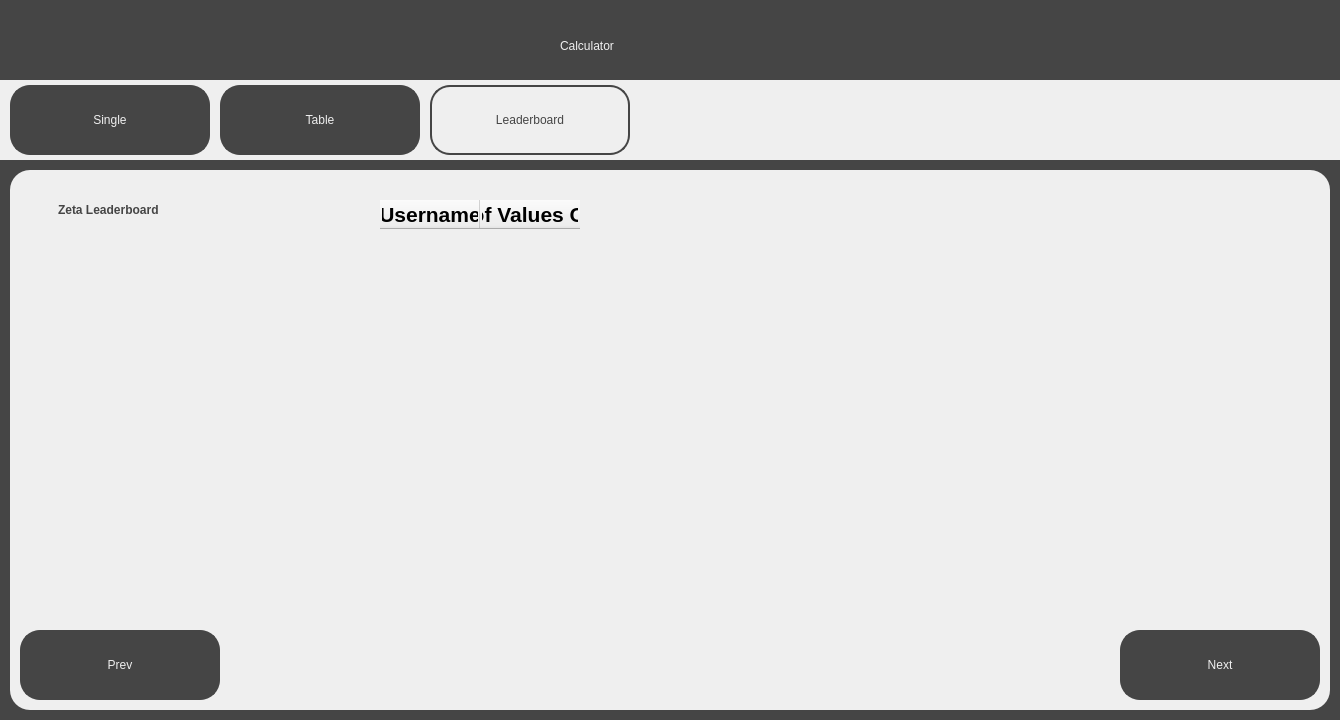
<?xml version="1.0" encoding="UTF-8"?>
<ui version="4.0">
 <class>CalculatorLeaderboardScreen</class>
 <widget class="QDialog" name="CalculatorLeaderboardScreen">
  <property name="geometry">
   <rect>
    <x>0</x>
    <y>0</y>
    <width>1340</width>
    <height>720</height>
   </rect>
  </property>
  <property name="windowTitle">
   <string>Visualising the Riemann Hypothesis - Calculator</string>
  </property>
  <property name="sizeGripEnabled">
   <bool>false</bool>
  </property>
  <widget class="QWidget" name="widget" native="true">
   <property name="geometry">
    <rect>
     <x>0</x>
     <y>0</y>
     <width>1340</width>
     <height>720</height>
    </rect>
   </property>
   <property name="styleSheet">
    <string notr="true">background-color: rgb(69, 69, 69);</string>
   </property>
   <widget class="QLabel" name="Title">
    <property name="geometry">
     <rect>
      <x>560</x>
      <y>20</y>
      <width>221</width>
      <height>51</height>
     </rect>
    </property>
    <property name="styleSheet">
     <string notr="true">font: 36pt &quot;Sans Serif&quot;; color:rgb(239, 239, 239)</string>
    </property>
    <property name="text">
     <string>Calculator</string>
    </property>
   </widget>
   <widget class="QWidget" name="TabBar" native="true">
    <property name="geometry">
     <rect>
      <x>0</x>
      <y>80</y>
      <width>1340</width>
      <height>80</height>
     </rect>
    </property>
    <property name="styleSheet">
     <string notr="true">background-color: rgb(239, 239, 239);</string>
    </property>
    <widget class="QPushButton" name="SingleTab">
     <property name="geometry">
      <rect>
       <x>10</x>
       <y>5</y>
       <width>200</width>
       <height>70</height>
      </rect>
     </property>
     <property name="cursor">
      <cursorShape>PointingHandCursor</cursorShape>
     </property>
     <property name="styleSheet">
      <string notr="true">border: 2px solid;
border-radius: 20px;
border-color:rgb(69, 69, 69);
background-color: rgb(69, 69,69);
font: 18pt &quot;Sans Serif&quot;; color:rgb(239, 239, 239);
</string>
     </property>
     <property name="text">
      <string>Single</string>
     </property>
    </widget>
    <widget class="QPushButton" name="TableTab">
     <property name="geometry">
      <rect>
       <x>220</x>
       <y>5</y>
       <width>200</width>
       <height>70</height>
      </rect>
     </property>
     <property name="cursor">
      <cursorShape>PointingHandCursor</cursorShape>
     </property>
     <property name="styleSheet">
      <string notr="true">border: 2px solid;
border-radius: 20px;
border-color:rgb(69, 69, 69);
background-color: rgb(69, 69, 69);
font: 18pt &quot;Sans Serif&quot;; color:rgb(239, 239, 239);
</string>
     </property>
     <property name="text">
      <string>Table</string>
     </property>
    </widget>
    <widget class="QPushButton" name="LeaderboardTab">
     <property name="geometry">
      <rect>
       <x>430</x>
       <y>5</y>
       <width>200</width>
       <height>70</height>
      </rect>
     </property>
     <property name="cursor">
      <cursorShape>PointingHandCursor</cursorShape>
     </property>
     <property name="styleSheet">
      <string notr="true">border: 2px solid;
border-radius: 20px;
border-color:rgb(69, 69, 69);
background-color: rgb(239, 239, 239);
font: 18pt &quot;Sans Serif&quot;; color:rgb(69, 69, 69);
</string>
     </property>
     <property name="text">
      <string>Leaderboard</string>
     </property>
    </widget>
   </widget>
   <widget class="QWidget" name="MainWidget" native="true">
    <property name="geometry">
     <rect>
      <x>10</x>
      <y>170</y>
      <width>1320</width>
      <height>540</height>
     </rect>
    </property>
    <property name="styleSheet">
     <string notr="true">background-color: rgb(239, 239, 239);
border-radius: 20px;</string>
    </property>
    <widget class="QPushButton" name="PrevButton">
     <property name="geometry">
      <rect>
       <x>10</x>
       <y>460</y>
       <width>200</width>
       <height>70</height>
      </rect>
     </property>
     <property name="cursor">
      <cursorShape>PointingHandCursor</cursorShape>
     </property>
     <property name="styleSheet">
      <string notr="true">border: 2px solid;
border-radius: 20px;
border-color:rgb(69, 69, 69);
background-color: rgb(69, 69, 69);
font: 18pt &quot;Sans Serif&quot;; color:rgb(239, 239, 239);
</string>
     </property>
     <property name="text">
      <string>Prev</string>
     </property>
    </widget>
    <widget class="QPushButton" name="NextButton">
     <property name="geometry">
      <rect>
       <x>1110</x>
       <y>460</y>
       <width>200</width>
       <height>70</height>
      </rect>
     </property>
     <property name="cursor">
      <cursorShape>PointingHandCursor</cursorShape>
     </property>
     <property name="styleSheet">
      <string notr="true">border: 2px solid;
border-radius: 20px;
border-color:rgb(69, 69, 69);
background-color: rgb(69, 69, 69);
font: 18pt &quot;Sans Serif&quot;; color:rgb(239, 239, 239);
</string>
     </property>
     <property name="text">
      <string>Next</string>
     </property>
    </widget>
    <widget class="QLabel" name="SubTitleText">
     <property name="geometry">
      <rect>
       <x>40</x>
       <y>20</y>
       <width>381</width>
       <height>41</height>
      </rect>
     </property>
     <property name="styleSheet">
      <string notr="true">font: 25pt &quot;Sans Serif&quot;; color:rgb(69, 69, 69);
background-color: rgb(239, 239, 239); padding: 5px;</string>
     </property>
     <property name="text">
      <string>&lt;html&gt;&lt;head/&gt;&lt;body&gt;&lt;p&gt;&lt;span style=&quot; font-weight:600;&quot;&gt;Zeta Leaderboard&lt;/span&gt;&lt;/p&gt;&lt;/body&gt;&lt;/html&gt;</string>
     </property>
    </widget>
    <widget class="QLabel" name="ErrorLabel">
     <property name="geometry">
      <rect>
       <x>400</x>
       <y>400</y>
       <width>541</width>
       <height>61</height>
      </rect>
     </property>
     <property name="styleSheet">
      <string notr="true">color: rgb(255, 0, 0);
font: 18pt &quot;Sans Serif&quot;;</string>
     </property>
     <property name="text">
      <string>&lt;html&gt;&lt;head/&gt;&lt;body&gt;&lt;p align=&quot;center&quot;&gt;&lt;br/&gt;&lt;/p&gt;&lt;/body&gt;&lt;/html&gt;</string>
     </property>
    </widget>
    <widget class="QTableWidget" name="ZetaTable">
     <property name="geometry">
      <rect>
       <x>370</x>
       <y>30</y>
       <width>600</width>
       <height>351</height>
      </rect>
     </property>
     <column>
      <property name="text">
       <string>Username</string>
      </property>
      <property name="font">
       <font>
        <pointsize>16</pointsize>
        <weight>75</weight>
        <bold>true</bold>
       </font>
      </property>
      <property name="textAlignment">
       <set>AlignCenter</set>
      </property>
     </column>
     <column>
      <property name="text">
       <string>Number of Values Computed</string>
      </property>
      <property name="font">
       <font>
        <pointsize>16</pointsize>
        <weight>75</weight>
        <bold>true</bold>
       </font>
      </property>
      <property name="textAlignment">
       <set>AlignCenter</set>
      </property>
     </column>
    </widget>
   </widget>
  </widget>
 </widget>
 <resources/>
 <connections/>
</ui>
